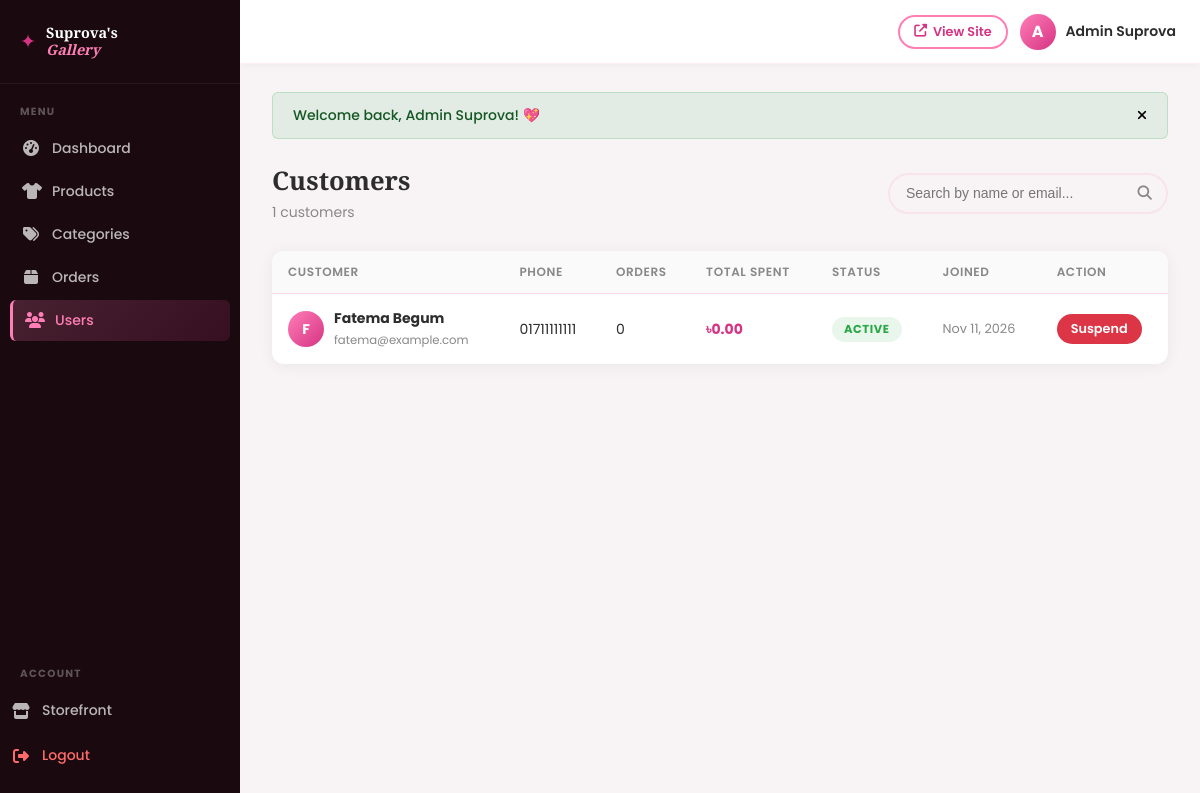
The page /admin/users.php (signed in) on the database its author committed.
### tables this page shows
CREATE TABLE `users` (
  `id` int(11) NOT NULL AUTO_INCREMENT,
  `name` varchar(100) NOT NULL,
  `email` varchar(150) NOT NULL,
  `phone` varchar(20) DEFAULT NULL,
  `password` varchar(255) NOT NULL,
  `role` enum('customer','admin') NOT NULL DEFAULT 'customer',
  `avatar` varchar(255) DEFAULT NULL,
  `address` text DEFAULT NULL,
  `city` varchar(100) DEFAULT NULL,
  `state` varchar(100) DEFAULT NULL,
  `zip` varchar(20) DEFAULT NULL,
  `is_active` tinyint(1) NOT NULL DEFAULT 1,
  `remember_token` varchar(255) DEFAULT NULL,
  `created_at` timestamp NOT NULL DEFAULT current_timestamp(),
  `updated_at` timestamp NOT NULL DEFAULT current_timestamp() ON UPDATE current_timestamp(),
  PRIMARY KEY (`id`),
  UNIQUE KEY `email` (`email`),
  KEY `idx_role` (`role`),
  KEY `idx_active` (`is_active`)
);

### includes/functions.php (called while the page is built, shortened)
<?php
function e(string $str): string {
    return htmlspecialchars($str, ENT_QUOTES, 'UTF-8');
}

### admin/users.php (the view, shortened to what this page needs)
<?php
require_once __DIR__ . '/includes/admin_header.php';
$db = getDB();
$page = max(1, (int)($_GET['page'] ?? 1));
$perPage = 20;
$search = trim($_GET['q'] ?? '');
$where = ["role = 'customer'"]; $params = [];
$whereStr = implode(' AND ', $where);
$total = $db->prepare("SELECT COUNT(*) FROM users WHERE $whereStr"); $total->execute($params);
$totalUsers = (int)$total->fetchColumn();
$offset = ($page - 1) * $perPage;
$stmt = $db->prepare("SELECT u.*, COUNT(o.id) as order_count, SUM(o.total) as total_spent FROM users u LEFT JOIN orders o ON u.id = o.user_id WHERE $whereStr GROUP BY u.id ORDER BY u.created_at DESC LIMIT $perPage OFFSET $offset");
$stmt->execute($params);
$users = $stmt->fetchAll();
?>
<div class="admin-page-header">
    <div><h1 class="admin-page-title">Customers</h1><p class="admin-page-subtitle"><?= $totalUsers ?> customers</p></div>
    <form method="GET"><div class="admin-search"><input type="text" name="q" placeholder="Search by name or email..." value="<?= e($search) ?>"><button type="submit"><i class="fas fa-search"></i></button></div></form>
</div>
<div class="admin-table-wrap">
    <div style="overflow-x:auto;">
        <table class="admin-table">
            <thead>
                <tr><th>Customer</th><th>Phone</th><th>Orders</th><th>Total Spent</th><th>Status</th><th>Joined</th><th>Action</th></tr>
            </thead>
            <tbody>
                <?php foreach ($users as $u): ?>
                    <tr>
                        <td>
                            <div style="display:flex;align-items:center;gap:10px;">
                                <div style="width:36px;height:36px;background:linear-gradient(135deg,#FF7EB6,#D63384);border-radius:50%;display:flex;align-items:center;justify-content:center;color:#fff;font-weight:700;font-size:0.875rem;flex-shrink:0;">
                                    <?= strtoupper(substr($u['name'],0,1)) ?>
                                </div>
                                <div>
                                    <strong><?= e($u['name']) ?></strong><br>
                                    <small style="color:var(--text-muted);"><?= e($u['email']) ?></small>
                                </div>
                            </div>
                        </td>
                        <td><?= e($u['phone'] ?: '—') ?></td>
                        <td><?= (int)$u['order_count'] ?></td>
                        <td style="font-weight:700;color:var(--accent);">৳<?= number_format($u['total_spent'] ?? 0, 2) ?></td>
                        <td><span class="badge <?= $u['is_active'] ? 'badge-success' : 'badge-danger' ?>"><?= $u['is_active'] ? 'Active' : 'Suspended' ?></span></td>
                        <td style="font-size:0.8rem;color:var(--text-muted);"><?= date('M d, Y', strtotime($u['created_at'])) ?></td>
                        <td>
                            <a href="?toggle=<?= $u['id'] ?>" class="btn btn-sm <?= $u['is_active'] ? 'btn-danger' : 'btn-success' ?>"
                               onclick="return confirm('<?= $u['is_active'] ? 'Suspend' : 'Activate' ?> this user?')">
                                <?= $u['is_active'] ? 'Suspend' : 'Activate' ?>
                            </a>
                        </td>
                    </tr>
                <?php endforeach; ?>
            </tbody>
        </table>
    </div>
</div>
</div></div></div></body></html>

### assets/css/admin.css (style rules this page uses)
:root { --admin-sidebar-w: 240px; --admin-sidebar-bg: #1a0a0f; --admin-sidebar-text: rgba(255,255,255,0.7); --admin-sidebar-active: #FF7EB6; --admin-topbar-h: 64px; --primary: #FF7EB6; --accent: #D63384; --bg: #f8f4f6; --white: #ffffff; --text: #2D2D2D; --text-muted: #888; --border: rgba(255,126,182,0.15); --success: #28a745; --warning: #ffc107; --danger: #dc3545; --info: #17a2b8; --shadow-card: 0 2px 16px rgba(0,0,0,0.06); --shadow: 0 4px 24px rgba(255,126,182,0.18); --radius: 12px; --radius-sm: 6px; --transition: all 0.25s ease; --font-heading: 'Playfair Display', serif; --font-body: 'Poppins', sans-serif; }
*, *::before, *::after { box-sizing: border-box; margin: 0; padding: 0; }
body { font-family: var(--font-body); background: var(--bg); color: var(--text); }
a { text-decoration: none; color: inherit; }
button { cursor: pointer; border: none; background: none; font-family: inherit; }
.admin-page-header { display: flex; align-items: center; justify-content: space-between; margin-bottom: 28px; flex-wrap: wrap; gap: 12px; }
.admin-page-title { font-family: var(--font-heading); font-size: 1.6rem; font-weight: 700; }
.admin-page-subtitle { font-size: 0.875rem; color: var(--text-muted); margin-top: 4px; }
.admin-table-wrap { background: var(--white); border-radius: var(--radius); box-shadow: var(--shadow-card); overflow: hidden; }
.admin-table { width: 100%; border-collapse: collapse; font-size: 0.875rem; }
.admin-table th { padding: 12px 16px; text-align: left; font-weight: 600; font-size: 0.75rem; text-transform: uppercase; letter-spacing: 0.05em; color: var(--text-muted); background: #fafafa; border-bottom: 1px solid var(--border); }
.admin-table td { padding: 14px 16px; border-bottom: 1px solid rgba(0,0,0,0.04); vertical-align: middle; }
.admin-table tr:last-child td { border-bottom: none; }
.btn { display: inline-flex; align-items: center; gap: 6px; padding: 10px 20px; font-size: 0.875rem; font-weight: 600; border-radius: 999px; transition: var(--transition); cursor: pointer; white-space: nowrap; }
.btn-danger { background: var(--danger); color: #fff; }
.btn-sm { padding: 6px 14px; font-size: 0.8rem; }
.badge { display: inline-flex; align-items: center; gap: 4px; padding: 4px 12px; border-radius: 999px; font-size: 0.72rem; font-weight: 700; text-transform: uppercase; letter-spacing: 0.05em; }
.badge-success { background: rgba(40,167,69,0.1); color: var(--success); }
.admin-search { display: flex; align-items: center; background: var(--bg); border: 2px solid var(--border); border-radius: 999px; overflow: hidden; width: 280px; }
.admin-search input { flex: 1; padding: 8px 16px; border: none; background: transparent; font-size: 0.875rem; outline: none; }
.admin-search button { padding: 8px 14px; color: var(--text-muted); font-size: 0.9rem; }

### rows shown on the page
users: name "F", name "Fatema Begum", email "fatema@example.com", phone "01711111111", order_count "0", total_spent "0.00", is_active "ACTIVE", created_at "Nov 11, 2026"

### other values the page prints
$label "Dashboard"
$label "Products"
$label "Categories"
$label "Orders"
$label "Users"
substr($_SESSION['user_name'], 0, 1) "A"
$_SESSION['user_name'] "Admin Suprova"
$flash['message'] "Welcome back, Admin Suprova! 💖"
$totalUsers "1"
